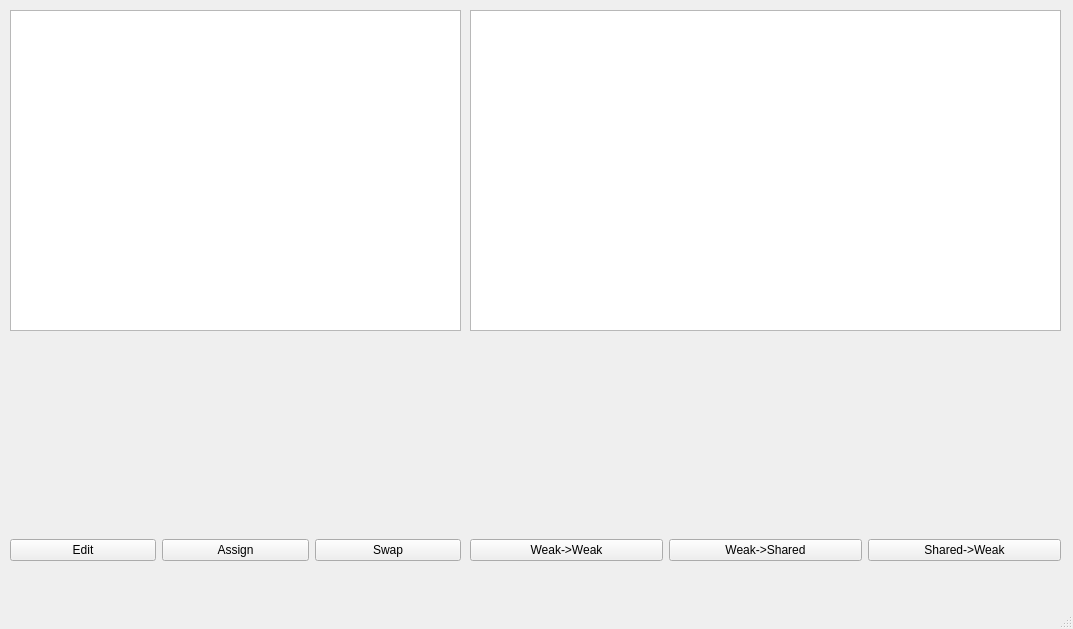
<?xml version="1.0" encoding="UTF-8"?>
<ui version="4.0">
 <class>MainWindow</class>
 <widget class="QMainWindow" name="MainWindow">
  <property name="geometry">
   <rect>
    <x>0</x>
    <y>0</y>
    <width>1073</width>
    <height>629</height>
   </rect>
  </property>
  <property name="windowTitle">
   <string>MyShared_ptr</string>
  </property>
  <widget class="QWidget" name="centralwidget">
   <widget class="QTableView" name="SharedTable">
    <property name="geometry">
     <rect>
      <x>10</x>
      <y>10</y>
      <width>451</width>
      <height>321</height>
     </rect>
    </property>
   </widget>
   <widget class="QWidget" name="layoutWidget">
    <property name="geometry">
     <rect>
      <x>10</x>
      <y>530</y>
      <width>451</width>
      <height>41</height>
     </rect>
    </property>
    <layout class="QGridLayout" name="gridLayout">
     <item row="0" column="0">
      <widget class="QPushButton" name="EditSharedButton">
       <property name="text">
        <string>Edit</string>
       </property>
      </widget>
     </item>
     <item row="0" column="1">
      <widget class="QPushButton" name="AssignButton">
       <property name="text">
        <string>Assign</string>
       </property>
      </widget>
     </item>
     <item row="0" column="2">
      <widget class="QPushButton" name="SwapSharedButton">
       <property name="text">
        <string>Swap</string>
       </property>
      </widget>
     </item>
    </layout>
   </widget>
   <widget class="QTableView" name="WeakTable">
    <property name="geometry">
     <rect>
      <x>470</x>
      <y>10</y>
      <width>591</width>
      <height>321</height>
     </rect>
    </property>
   </widget>
   <widget class="QWidget" name="layoutWidget">
    <property name="geometry">
     <rect>
      <x>470</x>
      <y>530</y>
      <width>591</width>
      <height>41</height>
     </rect>
    </property>
    <layout class="QHBoxLayout" name="horizontalLayout">
     <item>
      <widget class="QPushButton" name="WeakToWeakButton">
       <property name="text">
        <string>Weak-&gt;Weak</string>
       </property>
      </widget>
     </item>
     <item>
      <widget class="QPushButton" name="WeakToSharedButton">
       <property name="text">
        <string>Weak-&gt;Shared</string>
       </property>
      </widget>
     </item>
     <item>
      <widget class="QPushButton" name="SharedToWeakButton">
       <property name="text">
        <string>Shared-&gt;Weak</string>
       </property>
      </widget>
     </item>
    </layout>
   </widget>
  </widget>
  <widget class="QMenuBar" name="menubar">
   <property name="geometry">
    <rect>
     <x>0</x>
     <y>0</y>
     <width>1073</width>
     <height>17</height>
    </rect>
   </property>
  </widget>
  <widget class="QStatusBar" name="statusbar"/>
 </widget>
 <resources/>
 <connections/>
</ui>
